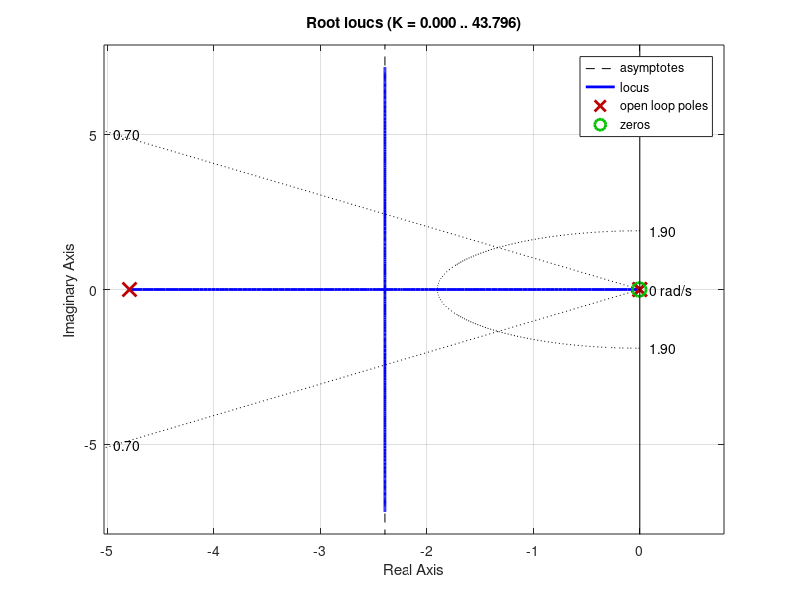
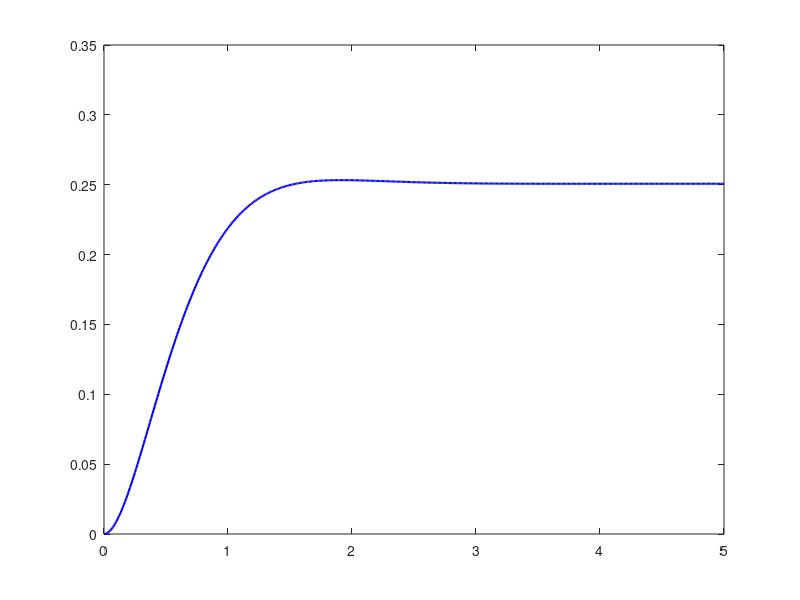

Write MATLAB code to recreate these figures, in order. (Note: this script raises an error after producing the figures.)
m = 0.0027;
R = 0.02;
g = -9.8;
L = 0.342;
d = 0.064123;
J = 4.32e-7;
s = tf('s');
P_ball = -m * g * d / L / (J / R^2 + m) / s^2;

zo = 0.005;
po = 4.79;
C = tf([1 zo], [1 po]);

rlocus(C * P_ball)
sgrid(0.70, 1.9)

k = 6.433;
sys_cl = feedback(k * C * P_ball, 1);

t = 0:0.01:5;
[y, t_out] = step(0.25 * sys_cl, t); % Get the step response
figure;
plot(t_out, y, 'b', 'LineWidth', 1.5); % Plot step response
hold on;

info = stepinfo(0.25 * sys_cl);

% Maximum overshoot
overshoot_time = info.PeakTime; % Time at maximum peak
[max_value, max_index] = max(y); % Maximum value of the step response
plot(overshoot_time, max_value, 'ro', 'MarkerSize', 8, 'MarkerFaceColor', 'r'); % Red marker at peak

% Settling Time
settling_time = info.SettlingTime;
settling_value = y(find(t_out >= settling_time, 1)); % Value at settling time
plot(settling_time, settling_value, 'ko', 'MarkerSize', 8, 'MarkerFaceColor', 'k'); % Black marker at settling time

% Add annotations
text(overshoot_time, max_value, sprintf('  Max Overshoot: %.2f%%', info.Overshoot), ...
    'VerticalAlignment', 'bottom', 'HorizontalAlignment', 'left', ...
    'FontSize', 10, 'Color', 'r');
text(settling_time, settling_value, sprintf('  Settling Time: %.2f s', settling_time), ...
    'VerticalAlignment', 'bottom', 'HorizontalAlignment', 'left', ...
    'FontSize', 10, 'Color', 'k');

ylim([0 0.3]);
xlabel('Time (s)');
ylabel('Response');
title('Step Response with Markers');
grid on;
hold off;

% Print overshoot and settling time
fprintf('Maximum overshoot time: %.2f %%\n', info.Overshoot);
fprintf('Settling time: %.4f seconds\n', info.SettlingTime);
1